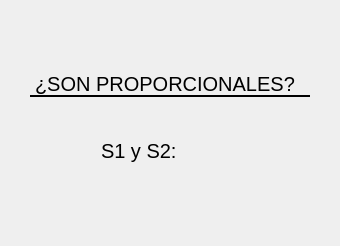
                <widget class="QWidget" name="tab_20">
                 <attribute name="title">
                  <string>Proporcionalidad</string>
                 </attribute>
                 <layout class="QGridLayout" name="gridLayout_15">
                  <item row="0" column="0">
                   <widget class="QFrame" name="frame_27">
                    <property name="styleSheet">
                     <string notr="true">QFrame{
border: none
}</string>
                    </property>
                    <property name="frameShape">
                     <enum>QFrame::StyledPanel</enum>
                    </property>
                    <property name="frameShadow">
                     <enum>QFrame::Raised</enum>
                    </property>
                    <layout class="QGridLayout" name="gridLayout_16">
                     <item row="3" column="0">
                      <spacer name="verticalSpacer_9">
                       <property name="orientation">
                        <enum>Qt::Vertical</enum>
                       </property>
                       <property name="sizeHint" stdset="0">
                        <size>
                         <width>20</width>
                         <height>40</height>
                        </size>
                       </property>
                      </spacer>
                     </item>
                     <item row="1" column="0">
                      <widget class="QFrame" name="frame_25">
                       <property name="minimumSize">
                        <size>
                         <width>300</width>
                         <height>50</height>
                        </size>
                       </property>
                       <property name="maximumSize">
                        <size>
                         <width>300</width>
                         <height>50</height>
                        </size>
                       </property>
                       <property name="frameShape">
                        <enum>QFrame::StyledPanel</enum>
                       </property>
                       <property name="frameShadow">
                        <enum>QFrame::Raised</enum>
                       </property>
                       <layout class="QGridLayout" name="gridLayout_25">
                        <item row="0" column="0">
                         <spacer name="horizontalSpacer_11">
                          <property name="orientation">
                           <enum>Qt::Horizontal</enum>
                          </property>
                          <property name="sizeHint" stdset="0">
                           <size>
                            <width>40</width>
                            <height>20</height>
                           </size>
                          </property>
                         </spacer>
                        </item>
                        <item row="0" column="1">
                         <widget class="QLabel" name="label_54">
                          <property name="minimumSize">
                           <size>
                            <width>280</width>
                            <height>25</height>
                           </size>
                          </property>
                          <property name="maximumSize">
                           <size>
                            <width>280</width>
                            <height>25</height>
                           </size>
                          </property>
                          <property name="styleSheet">
                           <string notr="true">QLabel{
qproperty-alignment: AlignCenter;
font-size: 20px;
border: none;
border-bottom: 2px solid black;
}</string>
                          </property>
                          <property name="text">
                           <string>¿SON PROPORCIONALES?</string>
                          </property>
                         </widget>
                        </item>
                        <item row="0" column="2">
                         <spacer name="horizontalSpacer_18">
                          <property name="orientation">
                           <enum>Qt::Horizontal</enum>
                          </property>
                          <property name="sizeHint" stdset="0">
                           <size>
                            <width>40</width>
                            <height>20</height>
                           </size>
                          </property>
                         </spacer>
                        </item>
                       </layout>
                      </widget>
                     </item>
                     <item row="2" column="0">
                      <widget class="QFrame" name="frame_28">
                       <property name="minimumSize">
                        <size>
                         <width>300</width>
                         <height>70</height>
                        </size>
                       </property>
                       <property name="maximumSize">
                        <size>
                         <width>300</width>
                         <height>70</height>
                        </size>
                       </property>
                       <property name="frameShape">
                        <enum>QFrame::StyledPanel</enum>
                       </property>
                       <property name="frameShadow">
                        <enum>QFrame::Raised</enum>
                       </property>
                       <layout class="QGridLayout" name="gridLayout_26">
                        <item row="0" column="0">
                         <spacer name="horizontalSpacer_22">
                          <property name="orientation">
                           <enum>Qt::Horizontal</enum>
                          </property>
                          <property name="sizeHint" stdset="0">
                           <size>
                            <width>40</width>
                            <height>20</height>
                           </size>
                          </property>
                         </spacer>
                        </item>
                        <item row="0" column="2">
                         <widget class="QFrame" name="frame_29">
                          <property name="minimumSize">
                           <size>
                            <width>50</width>
                            <height>50</height>
                           </size>
                          </property>
                          <property name="maximumSize">
                           <size>
                            <width>50</width>
                            <height>50</height>
                           </size>
                          </property>
                          <property name="frameShape">
                           <enum>QFrame::StyledPanel</enum>
                          </property>
                          <property name="frameShadow">
                           <enum>QFrame::Raised</enum>
                          </property>
                          <layout class="QHBoxLayout" name="horizontalLayout_6">
                           <property name="spacing">
                            <number>0</number>
                           </property>
                           <property name="leftMargin">
                            <number>0</number>
                           </property>
                           <property name="topMargin">
                            <number>0</number>
                           </property>
                           <property name="rightMargin">
                            <number>0</number>
                           </property>
                           <property name="bottomMargin">
                            <number>0</number>
                           </property>
                           <item>
                            <widget class="QLabel" name="O12_3">
                             <property name="minimumSize">
                              <size>
                               <width>40</width>
                               <height>40</height>
                              </size>
                             </property>
                             <property name="maximumSize">
                              <size>
                               <width>40</width>
                               <height>40</height>
                              </size>
                             </property>
                             <property name="styleSheet">
                              <string notr="true">QLabel{
border: none;
}</string>
                             </property>
                             <property name="text">
                              <string/>
                             </property>
                             <property name="pixmap">
                              <pixmap>../GUI Tesis/Empty.png</pixmap>
                             </property>
                             <property name="scaledContents">
                              <bool>true</bool>
                             </property>
                            </widget>
                           </item>
                          </layout>
                         </widget>
                        </item>
                        <item row="0" column="1">
                         <widget class="QFrame" name="frame_95">
                          <property name="minimumSize">
                           <size>
                            <width>100</width>
                            <height>50</height>
                           </size>
                          </property>
                          <property name="maximumSize">
                           <size>
                            <width>100</width>
                            <height>50</height>
                           </size>
                          </property>
                          <property name="frameShape">
                           <enum>QFrame::StyledPanel</enum>
                          </property>
                          <property name="frameShadow">
                           <enum>QFrame::Raised</enum>
                          </property>
                          <layout class="QGridLayout" name="gridLayout_41">
                           <item row="0" column="0">
                            <widget class="QLabel" name="label_32">
                             <property name="minimumSize">
                              <size>
                               <width>90</width>
                               <height>30</height>
                              </size>
                             </property>
                             <property name="maximumSize">
                              <size>
                               <width>100</width>
                               <height>50</height>
                              </size>
                             </property>
                             <property name="styleSheet">
                              <string notr="true">QLabel{
qproperty-alignment: AlignRight;
font-size: 20px;
border: none;
}</string>
                             </property>
                             <property name="text">
                              <string>S1 y S2:</string>
                             </property>
                            </widget>
                           </item>
                          </layout>
                         </widget>
                        </item>
                        <item row="0" column="3">
                         <spacer name="horizontalSpacer_23">
                          <property name="orientation">
                           <enum>Qt::Horizontal</enum>
                          </property>
                          <property name="sizeHint" stdset="0">
                           <size>
                            <width>40</width>
                            <height>20</height>
                           </size>
                          </property>
                         </spacer>
                        </item>
                       </layout>
                      </widget>
                     </item>
                     <item row="0" column="0">
                      <spacer name="verticalSpacer_16">
                       <property name="orientation">
                        <enum>Qt::Vertical</enum>
                       </property>
                       <property name="sizeHint" stdset="0">
                        <size>
                         <width>20</width>
                         <height>40</height>
                        </size>
                       </property>
                      </spacer>
                     </item>
                    </layout>
                   </widget>
                  </item>
                 </layout>
                </widget>
